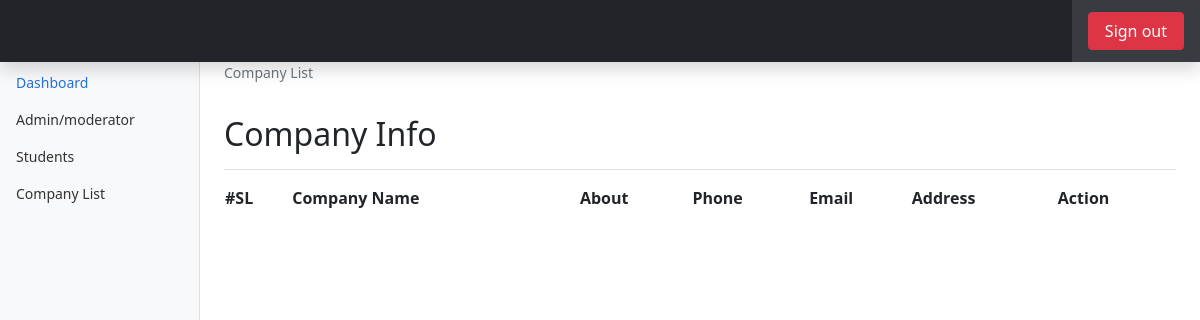
The app's page /admin/allCompany.php, older data.
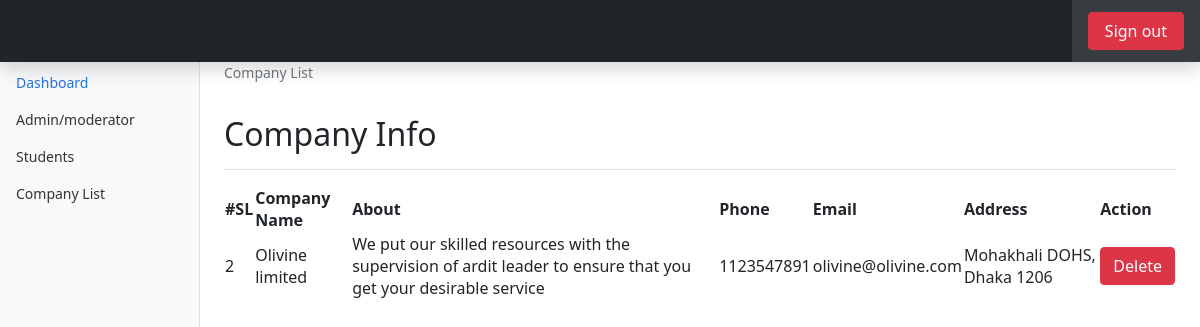
The same page, newer data.
### tables this page shows
CREATE TABLE `company` (
  `cid` int(11) NOT NULL,
  `c_name` varchar(50) NOT NULL,
  `info` varchar(200) NOT NULL,
  `phn` int(11) NOT NULL,
  `mail` varchar(50) NOT NULL,
  `addr` varchar(200) NOT NULL,
  `pass` varchar(20) NOT NULL
);

### admin/Model/dbconnect.php (called while the page is built, shortened)
<?php
$servername     = "localhost";
$db_username    = "root";
$db_password    =   "";
$db_name        = "project";
function getArray($query){
    global $servername, $db_username, $db_password,$db_name;
    $conn = mysqli_connect($servername,$db_username,$db_password,$db_name);
    $result = mysqli_query($conn,$query);
    $data = array();
    while($row = mysqli_fetch_assoc($result)){
        $data[] = $row;
    }
    return $data;
}
?>

### admin/Controller/CompanyController.php (called while the page is built, shortened)
<?php
	require_once 'Model/dbconnect.php';
	function getAllCompany(){
		$query = "SELECT * FROM company";
		$companys = getArray($query);
		return $companys;
	}
?>

### admin/allCompany.php (the view, shortened to what this page needs)
<?php
include('include/header.php');
include('include/sidebar.php');
require_once 'Controller/CompanyController.php';
$companys = getAllCompany();
?>
    <main class="col-md-9 ms-sm-auto col-lg-10 px-md-4">
    <nav aria-label="breadcrumb">
  <ol class="breadcrumb">
    <li class="breadcrumb-item active" aria-current="page">Company List</li>
  </ol>
</nav>
      <div class="d-flex justify-content-between flex-wrap flex-md-nowrap align-items-center pt-3 pb-2 mb-3 border-bottom">
      <h1 class="h2">Company Info</h1>
      </div>
    <table id="example" class="display" style="width:100%">
            <thead>
                <tr>
                    <th>#SL</th>
                    <th>Company Name</th>
                    <th>About</th>
                    <th>Phone</th>
                    <th>Email</th>
                    <th>Address</th>
                    <th>Action</th>
                </tr>
            </thead>
            <tbody id="output">
			<?php
				foreach($companys as $company){
					echo "<tr>";
					echo "<td>".$company["cid"]."</td>";
					echo "<td>".$company["c_name"]."</td>";
					echo "<td>".$company["info"]."</td>";
          echo "<td>".$company["phn"]."</td>";
          echo "<td>".$company["mail"]."</td>";
          echo "<td>".$company["addr"]."</td>";
				echo '<td><a href="allCompany.php?deleteId='.$company["cid"].'" class="btn btn-danger">Delete</a></td>';
					echo "</tr>";
				}
			?>
		</tbody>
	</table>
        </main>
      </div>
    </div>
</body>
</html>

Row changes from the older to the newer data that the page shows:
added company: cid "2", c_name "Olivine limited", info "We put our skilled resources with the supervision of ardit leader to ensure that you get your desirable service", phn "1123547891", mail "olivine@olivine.com", addr "Mohakhali DOHS, Dhaka 1206"
